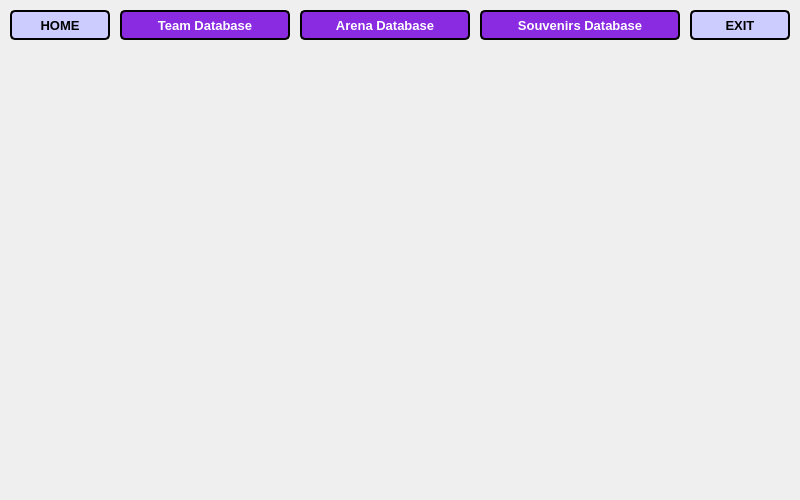
<?xml version="1.0" encoding="UTF-8"?>
<ui version="4.0">
 <class>Admin</class>
 <widget class="QWidget" name="Admin">
  <property name="geometry">
   <rect>
    <x>0</x>
    <y>0</y>
    <width>800</width>
    <height>500</height>
   </rect>
  </property>
  <property name="windowTitle">
   <string>Admin Window</string>
  </property>
  <widget class="QStackedWidget" name="stackedWidget">
   <property name="geometry">
    <rect>
     <x>0</x>
     <y>50</y>
     <width>800</width>
     <height>450</height>
    </rect>
   </property>
   <widget class="QWidget" name="homePage">
    <widget class="QLabel" name="label">
     <property name="geometry">
      <rect>
       <x>0</x>
       <y>110</y>
       <width>800</width>
       <height>350</height>
      </rect>
     </property>
     <property name="text">
      <string/>
     </property>
     <property name="pixmap">
      <pixmap resource="images.qrc">:/images/Mudkips.jpg</pixmap>
     </property>
     <property name="scaledContents">
      <bool>false</bool>
     </property>
     <property name="alignment">
      <set>Qt::AlignCenter</set>
     </property>
    </widget>
   </widget>
  </widget>
  <widget class="QPushButton" name="homeButton">
   <property name="geometry">
    <rect>
     <x>10</x>
     <y>10</y>
     <width>100</width>
     <height>30</height>
    </rect>
   </property>
   <property name="font">
    <font>
     <pointsize>10</pointsize>
     <weight>75</weight>
     <bold>true</bold>
    </font>
   </property>
   <property name="styleSheet">
    <string notr="true">background-color:#ccccff;
border-style: solid;
border-color: black;
border-width: 2px;
border-radius: 5px;
color: black;</string>
   </property>
   <property name="text">
    <string>HOME</string>
   </property>
  </widget>
  <widget class="QPushButton" name="page1Button">
   <property name="geometry">
    <rect>
     <x>120</x>
     <y>10</y>
     <width>170</width>
     <height>30</height>
    </rect>
   </property>
   <property name="font">
    <font>
     <pointsize>10</pointsize>
     <weight>75</weight>
     <bold>true</bold>
    </font>
   </property>
   <property name="styleSheet">
    <string notr="true">background-color:#8a2be2;
border-style: solid;
border-color: black;
border-width: 2px;
border-radius: 5px;
color: white;</string>
   </property>
   <property name="text">
    <string>Team Database</string>
   </property>
  </widget>
  <widget class="QPushButton" name="page3Button">
   <property name="geometry">
    <rect>
     <x>480</x>
     <y>10</y>
     <width>200</width>
     <height>30</height>
    </rect>
   </property>
   <property name="font">
    <font>
     <pointsize>10</pointsize>
     <weight>75</weight>
     <bold>true</bold>
    </font>
   </property>
   <property name="styleSheet">
    <string notr="true">background-color:#8a2be2;
border-style: solid;
border-color: black;
border-width: 2px;
border-radius: 5px;
color: white;</string>
   </property>
   <property name="text">
    <string>Souvenirs Database</string>
   </property>
  </widget>
  <widget class="QPushButton" name="exitButton">
   <property name="geometry">
    <rect>
     <x>690</x>
     <y>10</y>
     <width>100</width>
     <height>30</height>
    </rect>
   </property>
   <property name="font">
    <font>
     <pointsize>10</pointsize>
     <weight>75</weight>
     <bold>true</bold>
    </font>
   </property>
   <property name="styleSheet">
    <string notr="true">background-color:#ccccff;
border-style: solid;
border-color: black;
border-width: 2px;
border-radius: 5px;
color: black;</string>
   </property>
   <property name="text">
    <string>EXIT</string>
   </property>
  </widget>
  <widget class="QPushButton" name="page2Button">
   <property name="geometry">
    <rect>
     <x>300</x>
     <y>10</y>
     <width>170</width>
     <height>30</height>
    </rect>
   </property>
   <property name="font">
    <font>
     <pointsize>10</pointsize>
     <weight>75</weight>
     <bold>true</bold>
    </font>
   </property>
   <property name="styleSheet">
    <string notr="true">background-color:#8a2be2;
border-style: solid;
border-color: black;
border-width: 2px;
border-radius: 5px;
color: white;</string>
   </property>
   <property name="text">
    <string>Arena Database</string>
   </property>
  </widget>
 </widget>
 <resources>
  <include location="images.qrc"/>
 </resources>
 <connections/>
</ui>
